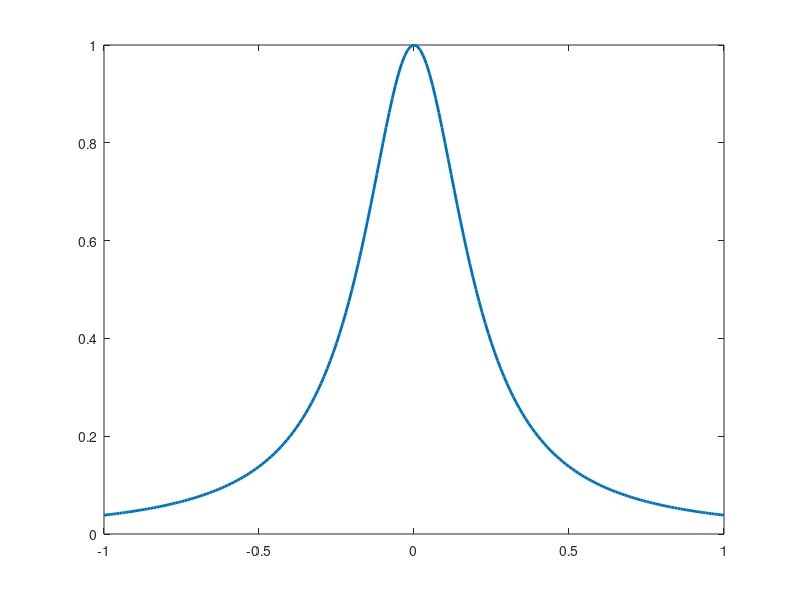

The MATLAB source for this figure: (Note: this script raises an error after producing the figure.)
f = @(x) 1./(1+25*x.^2); % 龙格函数
xx = -1:0.01:1;        % 待求值点
plot(xx, f(xx), 'LineWidth', 2); % 绘制原始函数
hold on;

for n = 10:5:30       % 循环不同的插值多项式次数 n = 10, 15, 20, 25, 30
    x = cos((0:n)*pi/n); % 生成切比雪夫节点
    y = f(x);
    yy = lagrange(x,y,xx); % 计算拉格朗日插值多项式
    plot(xx, yy, '--');  % 绘制插值多项式图像
end

hold off;
legend('原始函数 f(x)', 'n=10', 'n=15', 'n=20', 'n=25', 'n=30');
title('切比雪夫节点拉格朗日插值');
